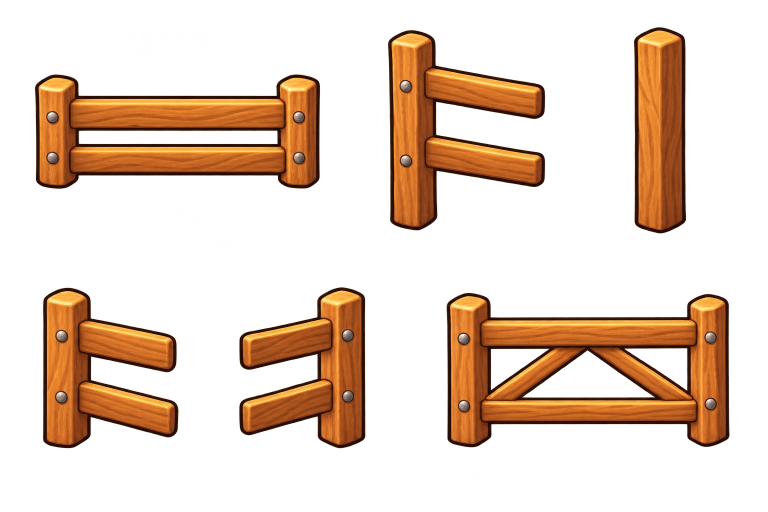
#> input picture art/corral310/source/ant-corral-sheet.png, 1536 x 1024 px (shown at 1/2 size); its folder holds only this picture in this run
$ python import_sprite_sheet.py ../art/corral310/source/ant-corral-sheet.png out.png
#> lines starting #> are read from the running program, lines starting #| are printed output that depends on the picture; after the words box and inside, x2 and y2 are one past the last pixel; in counts of white or black regions, pixels touching at a corner belong together
#!/usr/bin/env python3
"""Chroma-key a 3x2 sheet into registered 96px animation frames.
Usage: python tools/import_sprite_sheet.py sheet.png art/player/walk_side
The source is kept outside runtime; no new Python dependency in the game.
"""
from pathlib import Path
import argparse
import statistics
from PIL import Image

def import_sheet(source, destination, registration="median"):
#> called with destination = 'out.png', registration = 'median'
    if registration not in ("median", "max"):
        raise ValueError("registration must be median or max")
    im=Image.open(source).convert('RGBA'); w,h=im.size
#> in import_sheet, im is the input picture: PIL image 1536x1024 RGBA; mean R, G, B, A 95.1, 51.8, 17.9, 66.7
#> after `w, h = im.size`: w = 1536; h = 1024
    cells=[]; heights=[]
    for i in range(6):
        x,y=i%3,i//3
        cell=im.crop((round(x*w/3),round(y*h/2),round((x+1)*w/3),round((y+1)*h/2)))
        pix=cell.load()
        for yy in range(cell.height):
            for xx in range(cell.width):
                r,g,b,a=pix[xx,yy]
                # Pure-magenta backdrop and its antialias fringe, never warm reds.
                strength=min(r,b)-g
                if r>125 and b>110 and strength>65:
                    a=0 if strength>100 else int(a*(100-strength)/35)
                    pix[xx,yy]=(r,g,b,a)
        # Ignore almost-transparent generation noise for registration.
        alpha=cell.getchannel('A').point(lambda a: 255 if a >= 96 else 0)
        bbox=alpha.getbbox()
        if not bbox: raise ValueError('empty animation cell')
        cells.append((cell,bbox));heights.append(bbox[3]-bbox[1])
#> this loop made 6 passes
#> bbox on passes 1 to 6: (70, 149, 512, 377), (0, 60, 512, 461), (0, 55, 348, 467), (86, 63, 512, 384), (0, 63, 512, 384), (0, 76, 435, 382)
#> pass 1, in import_sheet, `cell=im.crop((round(x*w/3),round(y*h/2),round((x+1)*w/3),round((y+1)*h..`:
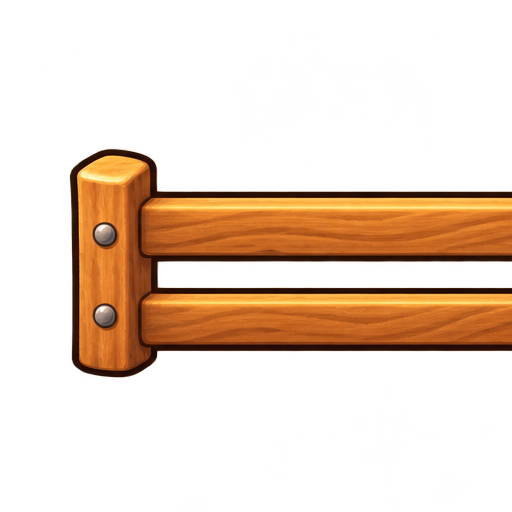
#> cell: PIL image 512x512 RGBA; mean R, G, B, A 91.1, 51.7, 17.8, 63.4; transparent parts drawn white
#> pass 1, in import_sheet, `alpha=cell.getchannel('A').point(lambda a: 255 if a >= 96 else 0)`:
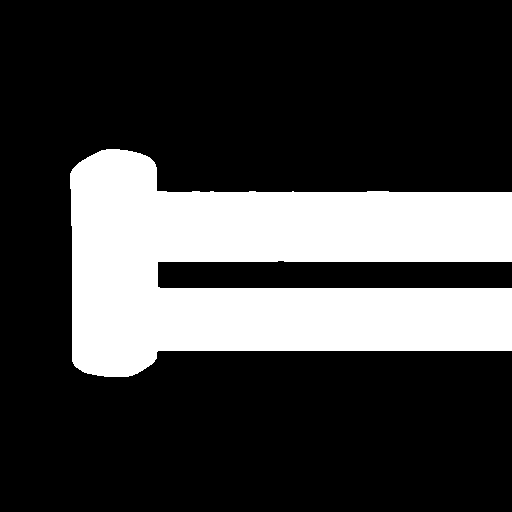
#> alpha: PIL image 512x512 L; 25.1% white; 1 white region, box (x1, y1, x2, y2) and area: (70, 149, 512, 377) 65911
#> pass 2, in import_sheet, `alpha=cell.getchannel('A').point(lambda a: 255 if a >= 96 else 0)`:
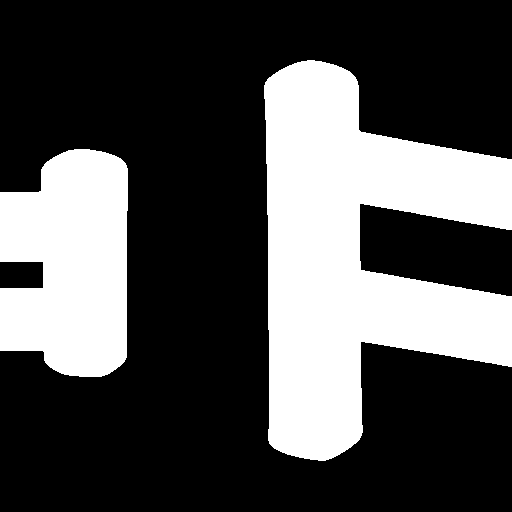
#> alpha: PIL image 512x512 L; 31.2% white; 2 white regions, box (x1, y1, x2, y2) and area: (264, 60, 512, 461) 57623, (0, 149, 128, 377) 24176
#> after the loop, cells = 6 items; heights = [228, 401, 412, 321, 321, 306]
    scale=84/(max(heights) if registration == "max" else statistics.median(heights))
#> scale = 0.262
    out=Path(destination);out.mkdir(parents=True,exist_ok=True)
    for stale in out.glob('frame_*.png'): stale.unlink()
    for i,(cell,bbox) in enumerate(cells):
        sprite=cell.crop(bbox)
        sprite=sprite.resize((round(sprite.width*scale),round(sprite.height*scale)),Image.Resampling.LANCZOS)
        frame=Image.new('RGBA',(96,96))
        frame.alpha_composite(sprite,((96-sprite.width)//2,92-sprite.height))
        frame.save(out/f'frame_{i:02d}.png')
#> this loop made 6 passes
#> pass 1, in import_sheet, `sprite=cell.crop(bbox)`:
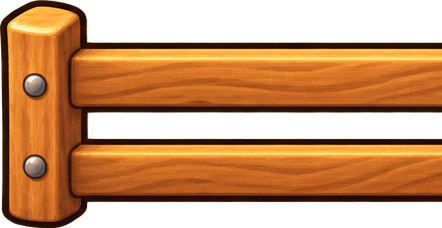
#> sprite: PIL image 442x228 RGBA; mean R, G, B, A 152.9, 87.7, 32.6, 164.8; transparent parts drawn white
#> pass 1, in import_sheet, `frame.save(out/f'frame_{i:02d}.png')`:
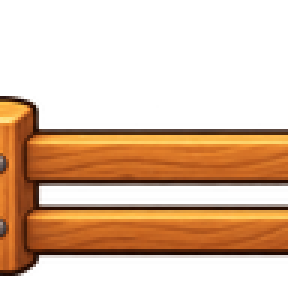
#> saved as frame_00.png: PIL image 96x96 RGBA (shown 3 times larger); mean R, G, B, A 70.4, 38.8, 14.1, 100.2; transparent parts drawn white
#> after the loop:
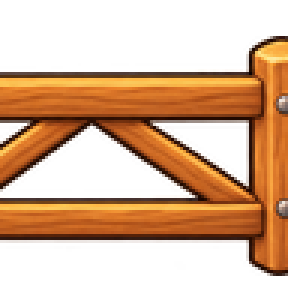
#> frame: PIL image 96x96 RGBA (shown 3 times larger); mean R, G, B, A 88.1, 49.3, 18.9, 120.4; transparent parts drawn white
#> after the loop:
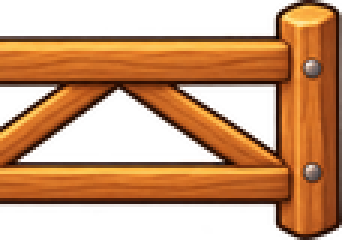
#> sprite: PIL image 114x80 RGBA (shown 3 times larger); mean R, G, B, A 107, 59.1, 22.6, 151.1; transparent parts drawn white
    return out

if __name__=='__main__':
    p=argparse.ArgumentParser();p.add_argument('source');p.add_argument('destination');p.add_argument('--registration', choices=['median','max'], default='median');a=p.parse_args();import_sheet(a.source,a.destination,a.registration)
